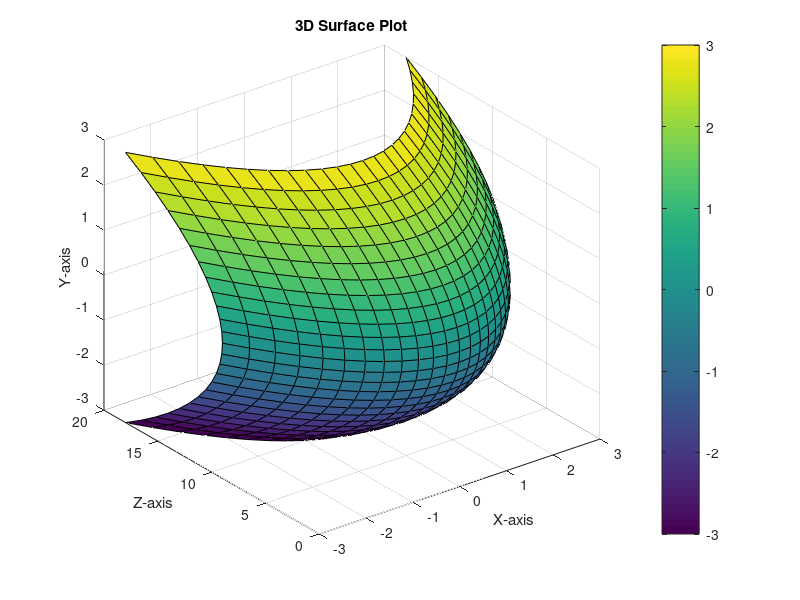

Write MATLAB code to recreate this figure.

[X, Y] = meshgrid(-3:0.25:3, -3:0.25:3);
Z = X.^2 + Y.^2;

figure;
surf(X, Z, Y);  % mixing axes for variety
title('3D Surface Plot');
xlabel('X-axis'); ylabel('Z-axis'); zlabel('Y-axis');
colorbar;